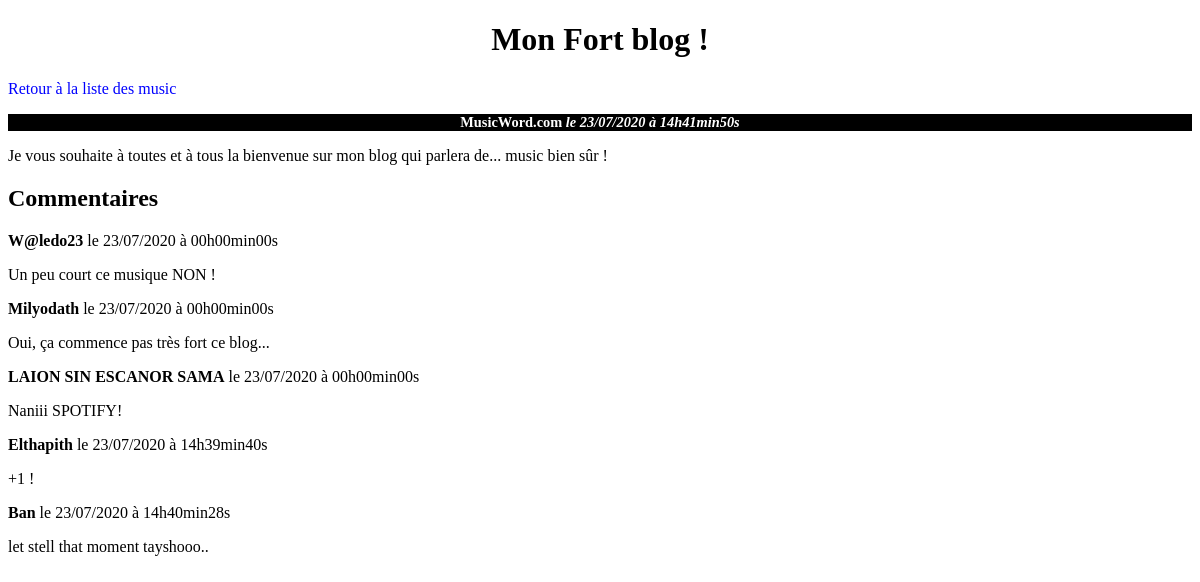
Page /commentaires.php?music=1 on the committed database.
### tables this page shows
CREATE TABLE `music` (
  `id` int(11) NOT NULL,
  `titre` varchar(255) NOT NULL,
  `contenu` text NOT NULL,
  `date_creation` datetime NOT NULL
);

CREATE TABLE `commentaires` (
  `id` int(11) NOT NULL,
  `id_billet` int(11) NOT NULL,
  `auteur` varchar(255) NOT NULL,
  `commentaire` text NOT NULL,
  `date_commentaire` datetime NOT NULL
);

### commentaires.php (the view, shortened to what this page needs)
<!DOCTYPE html>
<html>
    <head>
    <link href="style.css" rel="stylesheet" />
    </head>
    <body>
        <h1>Mon Fort blog !</h1>
        <p><a href="index.php">Retour à la liste des music</a></p>
<?php
try
{
    $bdd = new PDO('mysql:host=localhost;dbname=test;charset=utf8', 'root', 'root');
}
catch(Exception $e)
{
        die('Erreur : '.$e->getMessage());
}
$req = $bdd->prepare('SELECT id, titre, contenu, DATE_FORMAT(date_creation, \'%d/%m/%Y à %Hh%imin%ss\') AS date_creation_fr FROM music WHERE id = ?');
$req->execute(array($_GET['music']));
$donnees = $req->fetch();
?>
<div class="DATA">
    <h3>
        <?php echo htmlspecialchars($donnees['titre']); ?>
        <em>le <?php echo $donnees['date_creation_fr']; ?></em>
    </h3>
    <p>
    <?php
    echo nl2br(htmlspecialchars($donnees['contenu']));
    ?>
    </p>
</div>
<h2>Commentaires</h2>
<?php
$req = $bdd->prepare('SELECT auteur, commentaire, DATE_FORMAT(date_commentaire, \'%d/%m/%Y à %Hh%imin%ss\') AS date_commentaire_fr FROM commentaires WHERE id_billet = ? ORDER BY date_commentaire');
$req->execute(array($_GET['music']));
while ($donnees = $req->fetch())
{
?>
<p><strong><?php echo htmlspecialchars($donnees['auteur']); ?></strong> le <?php echo $donnees['date_commentaire_fr']; ?></p>
<p><?php echo nl2br(htmlspecialchars($donnees['commentaire'])); ?></p>
<?php
}
?>
</body>
</html>

### style.css (style rules this page uses)
h1, h3 { text-align:center; }
h3 { background-color:black; color:white; font-size:0.9em; margin-bottom:0px; }
a { text-decoration: none; color: blue; }

### rows in the picture
music: titre "MusicWord.com", contenu "Je vous souhaite à toutes et à tous la bienvenue sur mon blog qui parlera de... music bien sûr !"
commentaires: auteur "W@ledo23", date_commentaire_fr "23/07/2020 à 00h00min00s", commentaire "Un peu court ce musique NON !"
commentaires: auteur "Milyodath", date_commentaire_fr "23/07/2020 à 00h00min00s", commentaire "Oui, ça commence pas très fort ce blog..."
commentaires: auteur "LAION SIN ESCANOR SAMA", date_commentaire_fr "23/07/2020 à 00h00min00s", commentaire "Naniii SPOTIFY!"
commentaires: auteur "Elthapith", date_commentaire_fr "23/07/2020 à 14h39min40s", commentaire "+1 !"
commentaires: auteur "Ban", date_commentaire_fr "23/07/2020 à 14h40min28s", commentaire "let stell that moment tayshooo.."

### other values in the picture
$donnees['date_creation_fr'] "23/07/2020 à 14h41min50s"
